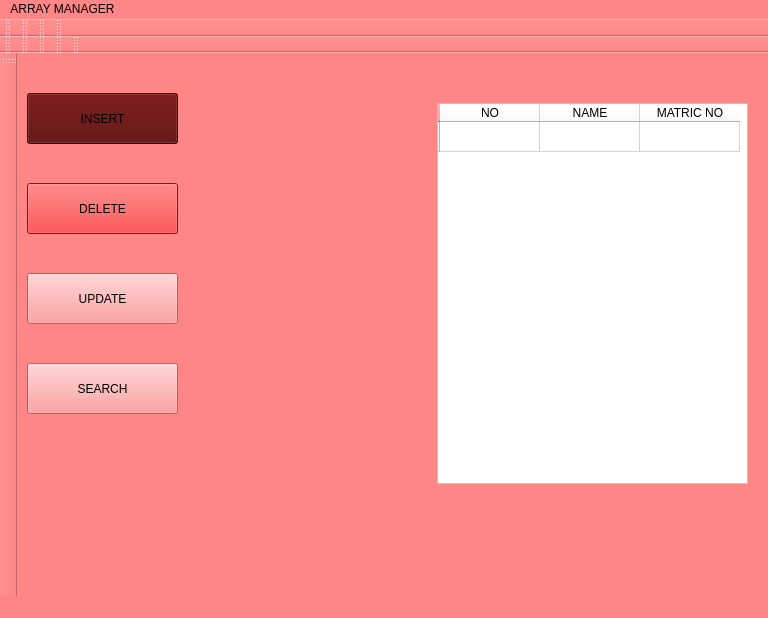
<?xml version="1.0" encoding="UTF-8"?>
<ui version="4.0">
 <class>MainWindow</class>
 <widget class="QMainWindow" name="MainWindow">
  <property name="geometry">
   <rect>
    <x>0</x>
    <y>0</y>
    <width>768</width>
    <height>618</height>
   </rect>
  </property>
  <property name="windowTitle">
   <string>MainWindow</string>
  </property>
  <property name="windowOpacity">
   <double>5.000000000000000</double>
  </property>
  <property name="autoFillBackground">
   <bool>false</bool>
  </property>
  <property name="styleSheet">
   <string notr="true">background-color: rgb(255, 134, 134);</string>
  </property>
  <property name="picture" stdset="0">
   <pixmap>Downloads/index.jpeg</pixmap>
  </property>
  <widget class="QWidget" name="centralwidget">
   <widget class="QPushButton" name="pushButton">
    <property name="geometry">
     <rect>
      <x>10</x>
      <y>40</y>
      <width>151</width>
      <height>51</height>
     </rect>
    </property>
    <property name="styleSheet">
     <string notr="true">background-color: rgb(85, 0, 0);</string>
    </property>
    <property name="text">
     <string>INSERT</string>
    </property>
   </widget>
   <widget class="QPushButton" name="pushButton_2">
    <property name="geometry">
     <rect>
      <x>10</x>
      <y>220</y>
      <width>151</width>
      <height>51</height>
     </rect>
    </property>
    <property name="text">
     <string>UPDATE</string>
    </property>
   </widget>
   <widget class="QPushButton" name="pushButton_4">
    <property name="geometry">
     <rect>
      <x>10</x>
      <y>310</y>
      <width>151</width>
      <height>51</height>
     </rect>
    </property>
    <property name="text">
     <string>SEARCH</string>
    </property>
   </widget>
   <widget class="QPushButton" name="pushButton_5">
    <property name="geometry">
     <rect>
      <x>10</x>
      <y>130</y>
      <width>151</width>
      <height>51</height>
     </rect>
    </property>
    <property name="styleSheet">
     <string notr="true">background-color: rgb(255, 0, 0);</string>
    </property>
    <property name="text">
     <string>DELETE</string>
    </property>
   </widget>
   <widget class="QTableWidget" name="tableWidget">
    <property name="geometry">
     <rect>
      <x>420</x>
      <y>50</y>
      <width>311</width>
      <height>381</height>
     </rect>
    </property>
    <property name="styleSheet">
     <string notr="true">background-color: rgb(255, 255, 255);</string>
    </property>
    <row>
     <property name="text">
      <string/>
     </property>
     <property name="background">
      <color>
       <red>170</red>
       <green>170</green>
       <blue>127</blue>
      </color>
     </property>
    </row>
    <column>
     <property name="text">
      <string>NO</string>
     </property>
    </column>
    <column>
     <property name="text">
      <string>NAME</string>
     </property>
    </column>
    <column>
     <property name="text">
      <string>MATRIC NO</string>
     </property>
    </column>
    <item row="0" column="0">
     <property name="text">
      <string/>
     </property>
    </item>
    <item row="0" column="1">
     <property name="text">
      <string/>
     </property>
    </item>
    <item row="0" column="2">
     <property name="text">
      <string/>
     </property>
    </item>
   </widget>
  </widget>
  <widget class="QMenuBar" name="menubar">
   <property name="geometry">
    <rect>
     <x>0</x>
     <y>0</y>
     <width>768</width>
     <height>24</height>
    </rect>
   </property>
   <widget class="QMenu" name="menuARRAY_MANAGER">
    <property name="title">
     <string>ARRAY MANAGER</string>
    </property>
   </widget>
   <addaction name="menuARRAY_MANAGER"/>
  </widget>
  <widget class="QStatusBar" name="statusbar"/>
  <widget class="QToolBar" name="toolBar">
   <property name="windowTitle">
    <string>toolBar</string>
   </property>
   <attribute name="toolBarArea">
    <enum>TopToolBarArea</enum>
   </attribute>
   <attribute name="toolBarBreak">
    <bool>false</bool>
   </attribute>
  </widget>
  <widget class="QToolBar" name="toolBar_2">
   <property name="windowTitle">
    <string>toolBar_2</string>
   </property>
   <attribute name="toolBarArea">
    <enum>TopToolBarArea</enum>
   </attribute>
   <attribute name="toolBarBreak">
    <bool>false</bool>
   </attribute>
  </widget>
  <widget class="QToolBar" name="toolBar_3">
   <property name="windowTitle">
    <string>toolBar_3</string>
   </property>
   <attribute name="toolBarArea">
    <enum>TopToolBarArea</enum>
   </attribute>
   <attribute name="toolBarBreak">
    <bool>false</bool>
   </attribute>
  </widget>
  <widget class="QToolBar" name="toolBar_4">
   <property name="windowTitle">
    <string>toolBar_4</string>
   </property>
   <attribute name="toolBarArea">
    <enum>TopToolBarArea</enum>
   </attribute>
   <attribute name="toolBarBreak">
    <bool>false</bool>
   </attribute>
  </widget>
  <widget class="QToolBar" name="toolBar_5">
   <property name="windowTitle">
    <string>toolBar_5</string>
   </property>
   <attribute name="toolBarArea">
    <enum>LeftToolBarArea</enum>
   </attribute>
   <attribute name="toolBarBreak">
    <bool>false</bool>
   </attribute>
  </widget>
  <widget class="QToolBar" name="toolBar_6">
   <property name="windowTitle">
    <string>toolBar_6</string>
   </property>
   <attribute name="toolBarArea">
    <enum>TopToolBarArea</enum>
   </attribute>
   <attribute name="toolBarBreak">
    <bool>true</bool>
   </attribute>
  </widget>
  <widget class="QToolBar" name="toolBar_7">
   <property name="windowTitle">
    <string>toolBar_7</string>
   </property>
   <attribute name="toolBarArea">
    <enum>TopToolBarArea</enum>
   </attribute>
   <attribute name="toolBarBreak">
    <bool>false</bool>
   </attribute>
  </widget>
  <widget class="QToolBar" name="toolBar_8">
   <property name="windowTitle">
    <string>toolBar_8</string>
   </property>
   <attribute name="toolBarArea">
    <enum>TopToolBarArea</enum>
   </attribute>
   <attribute name="toolBarBreak">
    <bool>false</bool>
   </attribute>
  </widget>
  <widget class="QToolBar" name="toolBar_9">
   <property name="windowTitle">
    <string>toolBar_9</string>
   </property>
   <attribute name="toolBarArea">
    <enum>TopToolBarArea</enum>
   </attribute>
   <attribute name="toolBarBreak">
    <bool>false</bool>
   </attribute>
  </widget>
  <widget class="QToolBar" name="toolBar_10">
   <property name="windowTitle">
    <string>toolBar_10</string>
   </property>
   <attribute name="toolBarArea">
    <enum>TopToolBarArea</enum>
   </attribute>
   <attribute name="toolBarBreak">
    <bool>false</bool>
   </attribute>
  </widget>
 </widget>
 <resources/>
 <connections/>
</ui>
